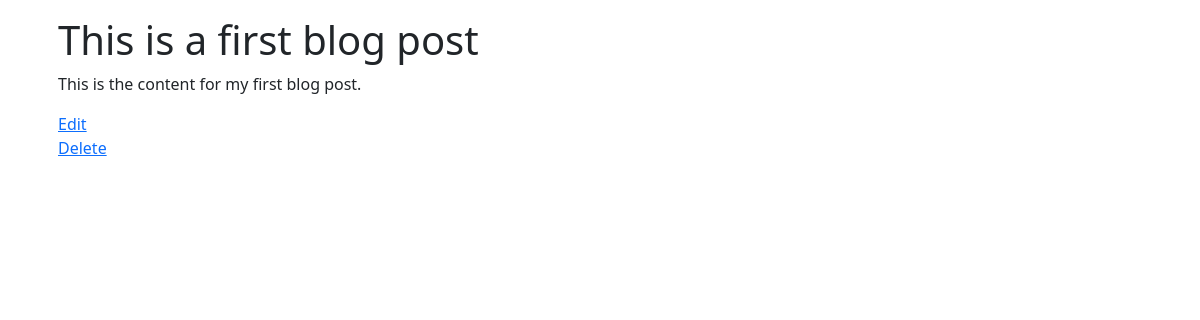
Before: /blogpost/blog-1/ (signed in) with the older database file.
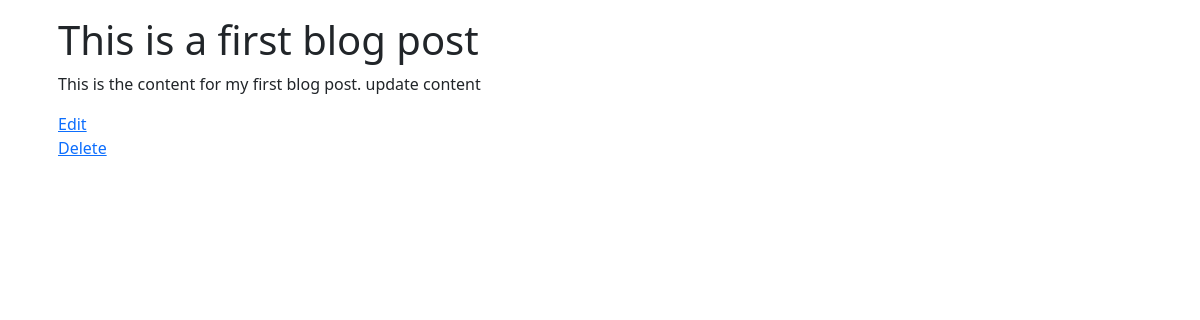
After: the same page with the newer database file.
### blog/models.py (models this page shows, shortened)
class BlogPost(models.Model):
    title = models.CharField(max_length=120)
    slug = models.SlugField(null=True)
    content = models.TextField(null=False,  blank=False)
    def get_edit_url(self):
        return f"/blogpost/{self.slug}/edit"
    def get_delete_url(self):
        return f"/blogpost/{self.slug}/delete"

### blog/views.py (the view)
# urls.py: path('<str:slug>/', blog_post_details),
def blog_post_details(request, slug):
    obj = get_object_or_404(BlogPost, slug=slug)
    template_name = "blog_post_details.html"
    context = {"blog": obj}
    return render(request, template_name, context)

### templates/blog_post_details.html
{% extends 'base.html' %}
{% block content %}
<div class="container">
    <div class="row p-3">
        <h1>{{ blog.title }}</h1>
        <p>{{ blog.content }}</p>
        {% if request.user.is_authenticated %}
            <a href="{{ blog.get_edit_url }}">Edit</a>
            <a href="{{ blog.get_delete_url }}">Delete</a>
        {% endif %}
    </div>
</div>
{% endblock %}

Changed rows visible on the page:
changed BlogPost "This is a first blog post": content "This is the content for my first blog post." → "This is the content for my first blog post. update content"
